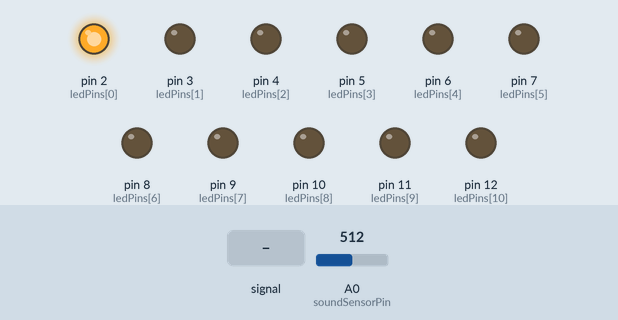
The sketch below on a simulated Arduino Uno, built with avr-gcc and run on an emulated ATmega328P. Shown: output pins drawn as LEDs (lit = HIGH). The inputs (shaded band) are chosen by the test bench; at power-on: A0 (soundSensorPin) = 512.

Above: at 1.2 s.
1.3 s: A0 (soundSensorPin) fed a 200 Hz sine of ±460 counts around its level
At 1.41 s:
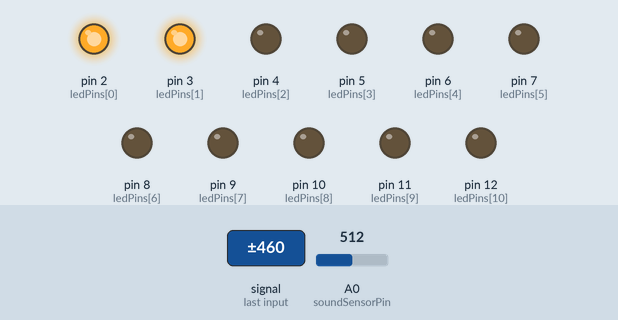
4.3 s: A0 (soundSensorPin) set to 140
At 4.8 s:
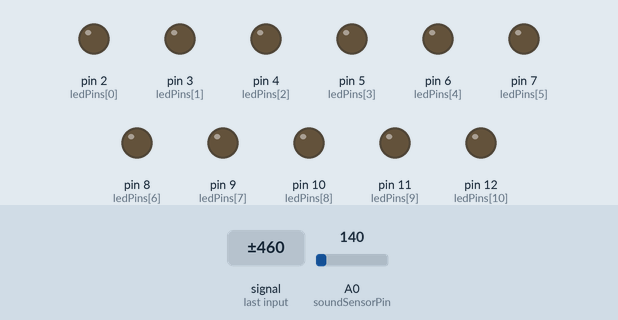
5.9 s: A0 (soundSensorPin) set to 283
7.4 s: A0 (soundSensorPin) set to 307
At 8.0 s:
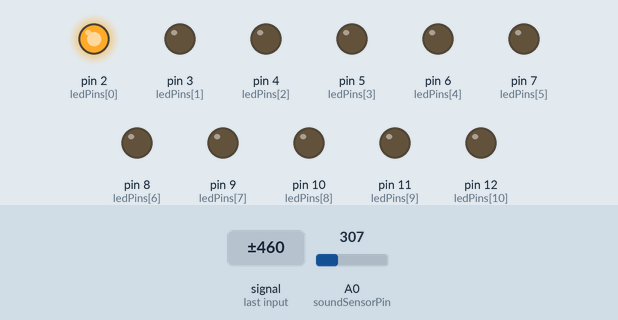
8.9 s: A0 (soundSensorPin) fed a 1000 Hz sine of ±255 counts around its level
At 10.4 s:
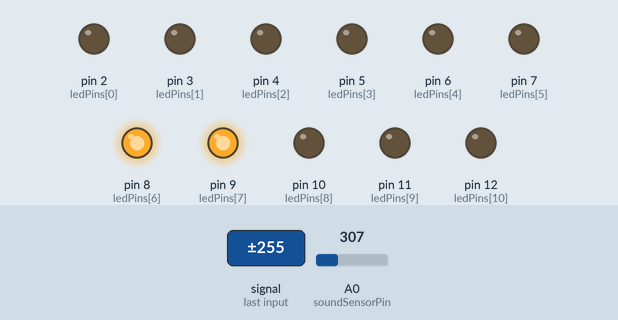
11.9 s: A0 (soundSensorPin) fed a 50 Hz sine of ±306 counts around its level
At 12.6 s:
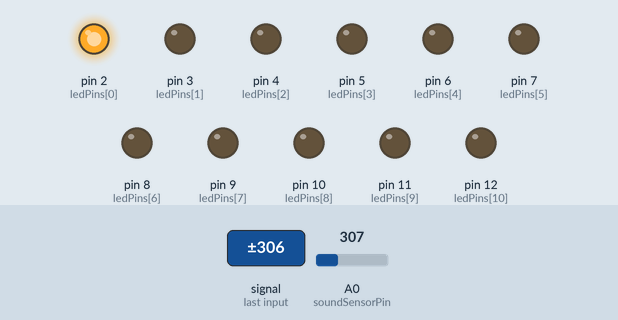
Timing chart, 0 to 14.5 s (numbered marks = the images above; inputs shaded):
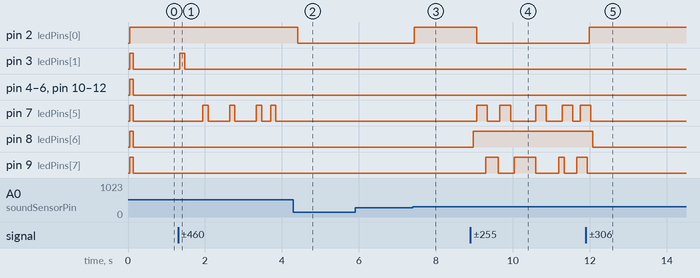

Measured:
- the behaviour switches between 299 and 300 on A0 (soundSensorPin) (found by bisection; images 2 and 3)
- after the input at 1.3 s, pin 3 (ledPins[1]): LOW → HIGH at once, → LOW 0.14 s later; pin 7 (ledPins[5]): LOW → HIGH after 0.64 s, → LOW 0.14 s later, → HIGH 0.56 s later, → LOW 0.14 s later, … (8 changes in this stretch)
- after the input at 4.3 s, pin 2 (ledPins[0]): HIGH → LOW after 0.12 s; pin 3 (ledPins[1]): stays LOW (without the input it goes to HIGH after 0.42 s); pin 7 (ledPins[5]): stops changing and stays LOW
- after the input at 5.9 s, every drawn part: stays the same
- after the input at 7.4 s, pin 2 (ledPins[0]): LOW → HIGH at once
- after the input at 8.9 s, pin 2 (ledPins[0]): HIGH → LOW after 0.16 s; pin 7 (ledPins[5]): LOW → HIGH after 0.16 s, → LOW 0.28 s later, → HIGH 0.32 s later, → LOW 0.28 s later, … (9 changes in this stretch)
- after the input at 11.9 s, pin 2 (ledPins[0]): LOW → HIGH after 0.08 s; pin 8 (ledPins[6]): HIGH → LOW after 0.17 s; pin 9 (ledPins[7]): goes on until 11.9 s, then stays LOW

The sketch:

arduino-fft.ino
```cpp
// (licence header left out)
/**
 * Helper structure that represents a complex number.
 * As there is no coprocessor in Arduino we have to work with integer arithmetic.
 * Numbers are represented as a mantissa. Exponent is defined by SCALE value.
 * For example, if SCALE is 1024 and sizeof(short) is 16 we have 10 bites representing
 * values after the floating points and 6 bits - before.
 */
struct complex
{
    /**
     * Real part of the complex number.
     */
    short real;
    /**
     * Imagine part of the complex number.
     */
    short imag;
};

/**
 * Define how many bits are dedicated for the numbers after floating point.
 * So this is precision of our fake float numbers. The rest of bits are dedicated for
 * the integer part.
 * The scale MUST be a power of 2 in order to perform quick division via binary shift.
 */
#define SCALE 1024
/**
 * Binary logarithm of the SCALE variable.
 */
#define LOG_SCALE 10

/**
 * Make sure the value does not exceed limits for short.
 * If overflow happens we simply stick to the lower or upper border.
 * This is fine in case of small overflow and does not make our numbers
 * suddenly turn into negative. Assuming sizeof(short) is 2 bytes.
 * @param v Value to trim.
 * @return Value that fits short integer.
 */
#define TRIM(v) constrain((v), -32768, +32767)

/**
 * Add two complex numbers and return their sum.
 * Use long for intermediate calculations to prevent overflow.
 * @param a First number.
 * @param b Second number.
 * @return Sum of numbers.
 */
#define C_ADD(a, b) {        \
  TRIM(long((a).real) + long((b).real)), \
  TRIM(long((a).imag) + long((b).imag))  \
}
/**
 * Substract two complex numbers.
 * Use long for intermediate calculations to prevent overflow.
 * @param a First number.
 * @param b Second number.
 * @return Substruction of numbers.
 */
#define C_SUB(a, b) {        \
  TRIM(long((a).real) - long((b).real)), \
  TRIM(long((a).imag) - long((b).imag))  \
}
/**
 * Multiply two complex numbers.
 * Use long for intermediate calculations to prevent overflow.
 * If we multiply two floating values represented by mantissa, we should divide the product by SCALE
 * in order to get mantissa of the product. To do this faster we use binary shift.
 * @param a First number.
 * @param b Second number.
 * @return Product of tow numbers.
 */
#define C_MUL(a, b) {                                                                                    \
  TRIM((long((a).real) * long((b).real) >> LOG_SCALE) - (long((a).imag) * long((b).imag) >> LOG_SCALE)), \
  TRIM((long((a).real) * long((b).imag) >> LOG_SCALE) + (long((a).imag) * long((b).real) >> LOG_SCALE))  \
}

/**
 * Reverse bits of the given value assuming it is in range [0, SIZE).
 * The function is required by the FFT algorithm.
 * Here we use this trick https://graphics.stanford.edu/~seander/bithacks.html#ReverseByteWith32Bits
 * to reverse bits of a byte (no division, no 64-bit values) and after shift the outcome by 8 - LOG_SIZE
 * to get a result like we had only LOG_SIZE bits in byte.
 * @param value Value to bit-reverse.
 * @return Reversed bits value.
 */
#define REVERSE_BITS(value) (                                                                                                                 \
  (unsigned char)(                                                                                                                            \
    (((((unsigned char)value) * 0x0802LU & 0x22110LU) | (((unsigned char)value) * 0x8020LU & 0x88440LU)) * 0x10101LU >> 16) >> (8 - LOG_SIZE) \
  )                                                                                                                                           \
)

/**
 * Define all SIZE complex roots of unity of power SIZE which are used in the FFT algorithm.
 * Complexity of the FFT depends on how we calculate roots of unity.
 * Direct calculation using exp(-2*PI*k*i/N) formula is too expensive and is not considered for Arduino.
 * We use predefined table of all roots used in the calculation, so computation complexity is decreased, but we need more memory.
 * Another way might be to keep only primitive roots of powers 2, 4, 8, 16, 32, 64, 128 and calculate others via complex multiplication.
 * This would reduce memory consumption, but increases computation complexity. Also there might be some hybid solution were we
 * have only a couple of these numbers in the table and calculate the rest on fly.
 */
complex roots_of_unity[] = {
  {1024, 0}, {1022, 50}, {1019, 100}, {1012, 150}, {1004, 199}, {993, 248}, {979, 297}, {964, 344}, {946, 391}, {925, 437}, {903, 482}, {878, 526},
  {851, 568}, {822, 609}, {791, 649}, {758, 687}, {724, 724}, {687, 758}, {649, 791}, {609, 822}, {568, 851}, {526, 878}, {482, 903}, {437, 925},
  {391, 946}, {344, 964}, {297, 979}, {248, 993}, {199, 1004}, {150, 1012}, {100, 1019}, {50, 1022}, {0, 1024}, {-50, 1022}, {-100, 1019}, {-150, 1012},
  {-199, 1004}, {-248, 993}, {-297, 979}, {-344, 964}, {-391, 946}, {-437, 925}, {-482, 903}, {-526, 878}, {-568, 851}, {-609, 822}, {-649, 791},
  {-687, 758}, {-724, 724}, {-758, 687}, {-791, 649}, {-822, 609}, {-851, 568}, {-878, 526}, {-903, 482}, {-925, 437}, {-946, 391}, {-964, 344},
  {-979, 297}, {-993, 248}, {-1004, 199}, {-1012, 150}, {-1019, 100}, {-1022, 50}, {-1024, 0}, {-1022, -50}, {-1019, -100}, {-1012, -150}, {-1004, -199},
  {-993, -248}, {-979, -297}, {-964, -344}, {-946, -391}, {-925, -437}, {-903, -482}, {-878, -526}, {-851, -568}, {-822, -609}, {-791, -649}, {-758, -687},
  {-724, -724}, {-687, -758}, {-649, -791}, {-609, -822}, {-568, -851}, {-526, -878}, {-482, -903}, {-437, -925}, {-391, -946}, {-344, -964}, {-297, -979},
  {-248, -993}, {-199, -1004}, {-150, -1012}, {-100, -1019}, {-50, -1022}, {0, -1024}, {50, -1022}, {100, -1019}, {150, -1012}, {199, -1004}, {248, -993},
  {297, -979}, {344, -964}, {391, -946}, {437, -925}, {482, -903}, {526, -878}, {568, -851}, {609, -822}, {649, -791}, {687, -758}, {724, -724}, {758, -687},
  {791, -649}, {822, -609}, {851, -568}, {878, -526}, {903, -482}, {925, -437}, {946, -391}, {964, -344}, {979, -297}, {993, -248}, {1004, -199},
  {1012, -150}, {1019, -100}, {1022, -50}
};
/**
 * Define pow2(n) values for all values in range [0, LOG_SIZE] to not calculate them on fly.
 */
const int pow2[] = {1, 2, 4, 8, 16, 32, 64, 128};

/**
 * Size of the FFT input vector.
 * In order to make the algorithm smaller we only focus on this value and adjust all data structures accordingly.
 * If we want to change the input vector size it would require recalcultion of roots_of_unity and pow2 arrays.
 */
#define SIZE 128
/**
 * Binary logarighm of SIZE, keep it here to prevent calculations on fly.
 */
#define LOG_SIZE 7

/**
 * Maximal frequency we want to detect (Hz).
 */
#define MAX_FREQUENCY 4000
/**
 * Delay for reading a value via analogRead() function.
 * Calculated empirically to align sampling.
 */
#define READ_DELAY 112

/**
 * Perform Fast Fourier Transformation of the samples vector and return a frequency having major amplitude.
 * Use Cooley–Tukey algorithm: https://en.wikipedia.org/wiki/Cooley%E2%80%93Tukey_FFT_algorithm
 * The transformation is performed in place, so the vector will represent frequencies at the end.
 * Although the input vector will contain result of transformation, it is not finished yet.
 * To get the output values, all elements of the array should be casted to float and divided by (SCALE * sqrt(SIZE)).
 * This is omitted because we do not need to go so far.
 * @param input Input array of exactly SIZE complex numbers to transform.
 * @param minFrequency Minimal frequency value to consider.
 * @param maxFrequency Maximal frequency value to consider.
 * @return Value of the major frequency in the given range.
 * Only frequencies in the given range are processed even if there are some bigger spike outside the range,
 * it won't be considered.
 */
short take_major_frequency(complex* input, short minFrequency, short maxFrequency) {
  // Step 1: Reorder numbers in reverse-bit order.

  for (int i = 0; i < SIZE; i++) {
    int index = REVERSE_BITS(i);
    // This prevents double-swapping problem.
    if (i < index) {
      // Swap two numbers if they are not in correct place.
      complex temp = input[index];
      input[index] = input[i];
      input[i] = temp;
    }
  }

  // Step 2: Do LOG_SIZE steps of butterfly transformation.

  for (int i = 1; i <= LOG_SIZE; i++) {
    // Stride value.
    int m = pow2[i];
    // For each chunk of size m.
    for (int j = 0; j < SIZE; j += m) {
      // Go through the first half of the chunk and apply butterfly with numbers of the second chunk.
      for (int k = 0; k < m / 2; k++) {
        // Butterfly step.
        int u_index = j + k + m / 2;
        int v_index = j + k;
        complex u = C_MUL(roots_of_unity[SIZE / m * k], input[u_index]);
        complex v = input[v_index];
        input[v_index] = C_ADD(v, u);
        input[u_index] = C_SUB(v, u);
      }
    }
  }

  // Step 3: Find the major frequency.

  // At this moment of time we have almost done the FFT algorithm. The only thing remains is
  // division by (SCALE * sqrt(SIZE)).
  // However since we are interested in finding the major frequency, division by a constant changes nothing
  // and it could be omitted.
  // Amplitude of the value corresponds to module of the complex number. But we do not need to calculate
  // the module, it would be enough to compare square of module and avoid computation of suqare root.
  // So just find which index corresponds to the biggest value of (real*real + imag*imag).
  // Use long as short * short can easily exceed short limits.
  long maxValue = -1;
  long maxIndex = -1;
  // Range of frequencies that we want to consider.
  int beginIndex = long(minFrequency) * SIZE / (2 * MAX_FREQUENCY);
  int endIndex = long(maxFrequency) * SIZE / (2 * MAX_FREQUENCY);
  for (int i = beginIndex; i < endIndex; i++) {
    long val = long(input[i].real) * input[i].real + long(input[i].imag) * input[i].imag;
    if (val > maxValue) {
      maxValue = val;
      maxIndex = i;
    }
  }

  // Step 4: Convert index into frequency.

  // Fourier transformation of pure real sequence of values is symmetrical about the center.
  // So only the first half keeps frequency information - the other half is just a reflection.
  // The half of the output array evenly corresponds to values from 0 to MAX_FREQUENCY.
  // So use this formula to find out particular frequency.
  // Note that accuracy here is 2 * MAX_FREQUENCY / SIZE.
  return MAX_FREQUENCY * 2 * maxIndex / SIZE;
}

/**
 * Delay in milliseconds when the LED should remain alight to keep smoother blinking.
 */
#define LED_DELAY 100
/**
 * As we use pretty limited range of values for computation and low precision, we need to
 * amplify a bit the input signal from the sound sensor in order to not bring it to 0 during compurations.
 * Resolution of analogRead() is [0, 1023].
 */
#define INPUT_AMPLIFIER 16
/**
 * Minimal value of the sound amplitude to be considered as noise.
 * Values below are skipped.
 */
#define SILENCE_VALUE 300
/**
 * Frequency (Hz) that corresponds to the first LED.
 */
#define FREQUENCY_RANGE_MIN 150
/**
 * Frequency (Hz) that corresponds to the last LED.
 */
#define FREQUENCY_RANGE_MAX 1500
/**
 * Total amount of LEDs.
 */
#define NUM_LEDS 11

/**
 * Sound sensor analogue data pin.
 */
unsigned char soundSensorPin = A0;
/**
 * Pins that correspond to the LEDs.
 */
unsigned char ledPins[NUM_LEDS] = {2, 3, 4, 5, 6, 7, 8, 9, 10, 11, 12};
/**
 * Keep timestamps of last activation of each LED.
 * This allows us to keep track on how long the LED is alight.
 */
long ledTimestamps[NUM_LEDS] = {0};
/**
 * Delay in microseconds between two measurements in order to keep
 * desired frequency of sampling.
 */
int samplingDelay;

/**
 * Initialize Arduino.
 */
void setup() {
  // According to Nyquist–Shannon-Kotelnikov Theorem, in order to represent frequencies up to MAX_FREQUENCY,
  // we have to take samples with frequency 2 * MAX_FREQUENCY.
  // Calculate delay in microseconds basing on this frequency and taking into account that we have READ_DELAY
  // caused by Arduino. We do not use more precise calculations involving micros() function just to have as less code
  // as possible in the sampling loop.
  samplingDelay = 1000000 / (MAX_FREQUENCY * 2) - READ_DELAY;
  // If the frequency is too high, end up with no delay.
  if (samplingDelay < 0) {
    samplingDelay = 0;
  }

  // Set up output pins.
  for (int i = 0; i < NUM_LEDS; i++) {
    pinMode(ledPins[i], OUTPUT);
  }
}

/**
 * Loop function.
 */
void loop() {
  // Array of samples.
  complex samples[SIZE];
  // Maximal amplitude value.
  // Use it to start FFT only when we reach some threshold, so prevent transforming silence.
  short maxValue = 0;
  // Take samples. The loop should be as simple as possible to preserve the same delay between read operations.
  for (int i = 0; i < SIZE; i++) {
    // Read amplitude value from the sound sensor.
    short value = analogRead(soundSensorPin);
    // Save the value to the input vector (amplitudes are always real values, so imagine part is 0).
    samples[i] = {value * INPUT_AMPLIFIER, 0};
    // Keep track on maximal value of the noise.
    maxValue = max(value, maxValue);
    // Delay to preserve constant sampling frequency.
    delayMicroseconds(samplingDelay);
  }
  // Do not perform FFT for silence.
  if (maxValue >= SILENCE_VALUE) {
    // Perform FFT and extract a major frequency.
    short f = take_major_frequency(samples, FREQUENCY_RANGE_MIN, FREQUENCY_RANGE_MAX);
    // Calculate the LED position that should light up.
    // Taking into account that FREQUENCY_RANGE_MIN corresponds to the first LED and FREQUENCY_RANGE_MAX - to the last one.
    int ledPos = (f - FREQUENCY_RANGE_MIN) * NUM_LEDS / (FREQUENCY_RANGE_MAX - FREQUENCY_RANGE_MIN);
    // Mark the LED that corresponds to the major frequency.
    ledTimestamps[ledPos] = millis();
  }
  // Light up all LEDs which have been activated in the last LED_DELAY milliseconds.
  for (int i = 0; i < NUM_LEDS; i++) {
    // We use pins 2 - 12 for LEDs.
    digitalWrite(ledPins[i], millis() - ledTimestamps[i] < LED_DELAY ? HIGH : LOW);
  }
}
```
